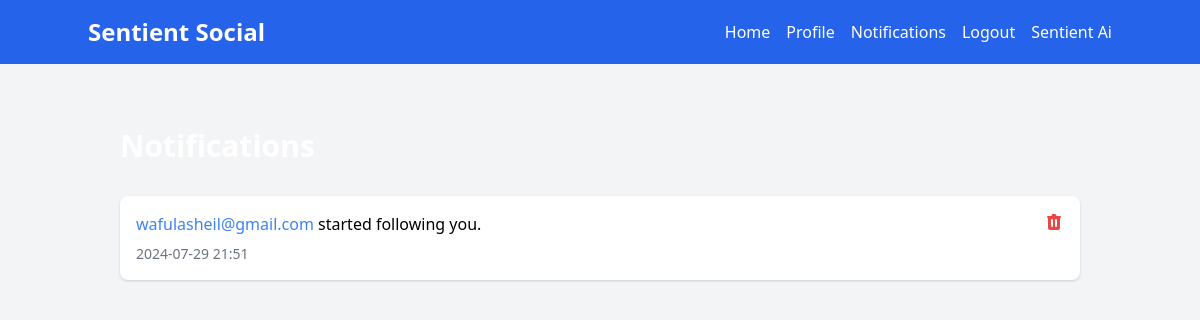
Screenshot of /notifications (signed in) with the database file from the repository.
### app.py (models this page shows, shortened)
class Notification(db.Model):
    id = db.Column(db.Integer, primary_key=True)
    user_id = db.Column(db.Integer, db.ForeignKey('user.id'), nullable=False)
    actor_id = db.Column(db.Integer, db.ForeignKey('user.id'), nullable=False)
    type = db.Column(db.String(20), nullable=False)
    post_id = db.Column(db.Integer, db.ForeignKey('post.id'))
    timestamp = db.Column(db.DateTime, default=datetime.utcnow)
    user = db.relationship('User', foreign_keys=[user_id], backref='notifications')
    actor = db.relationship('User', foreign_keys=[actor_id])
    post = db.relationship('Post', backref='notifications')

class User(db.Model):
    id = db.Column(db.Integer, primary_key=True)
    username = db.Column(db.String(80), unique=True, nullable=False)
    password = db.Column(db.String(120), nullable=False)
    posts = db.relationship('Post', backref='author', lazy='dynamic')
    profile_picture = db.Column(db.String(255), default='default_profile.jpg')
    followed = db.relationship(
        'User', secondary=followers,
        primaryjoin=(followers.c.follower_id == id),
        secondaryjoin=(followers.c.followed_id == id),
        backref=db.backref('followers', lazy='dynamic'), lazy='dynamic')

### app.py (the view)
@app.route('/notifications')
@login_required
def notifications():
    notifications = Notification.query.filter_by(user_id=g.user.id).order_by(Notification.timestamp.desc()).all()
    return render_template('notifications.html', notifications=notifications)

### app.py (called while the page is built)
@app.before_request
def load_user():
    g.user = None
    if 'user_id' in session:
        g.user = User.query.get(session['user_id'])

def login_required(f):
    @wraps(f)
    def decorated_function(*args, **kwargs):
        if g.user is None:
            return redirect(url_for('login', next=request.url))
        return f(*args, **kwargs)
    return decorated_function

@app.context_processor
def inject_user():
    return dict(current_user=g.user)

### templates/notifications.html (shortened to what this page needs)
{% extends "base.html" %}
{% block content %}
<div class="container mx-auto px-4 py-8">
    <h1 class="text-3xl font-bold mb-8 text-white">Notifications</h1>
    {% if notifications %}
        <ul class="space-y-4">
            {% for notification in notifications %}
                <li class="bg-white p-4 rounded-lg shadow flex justify-between items-start">
                    <div>
                        {% if notification.type == 'like' %}
                            <p><a href="{{ url_for('profile', username=notification.actor.username) }}" class="text-blue-500 hover:underline">{{ notification.actor.username }}</a> liked your post: "{{ notification.post.content[:50] }}..."</p>
                        {% elif notification.type == 'follow' %}
                            <p><a href="{{ url_for('profile', username=notification.actor.username) }}" class="text-blue-500 hover:underline">{{ notification.actor.username }}</a> started following you.</p>
                        {% elif notification.type == 'comment' %}
                            <p><a href="{{ url_for('profile', username=notification.actor.username) }}" class="text-blue-500 hover:underline">{{ notification.actor.username }}</a> commented on your post: "{{ notification.post.content[:50] }}..."</p>
                        {% endif %}
                        <p class="text-sm text-gray-500 mt-2">{{ notification.timestamp.strftime('%Y-%m-%d %H:%M') }}</p>
                    </div>
                    <form action="{{ url_for('delete_notification', notification_id=notification.id) }}" method="POST">
                        <button type="submit" class="text-red-500 hover:text-red-700">
                        </button>
                    </form>
                </li>
            {% endfor %}
        </ul>
    {% else %}
        <p class="text-xl text-gray-300">No new notifications.</p>
    {% endif %}
</div>
{% endblock %}

### rows the page displays
Notification: actor.username "wafulasheil@gmail.com", timestamp "2024-07-29 21:51"
